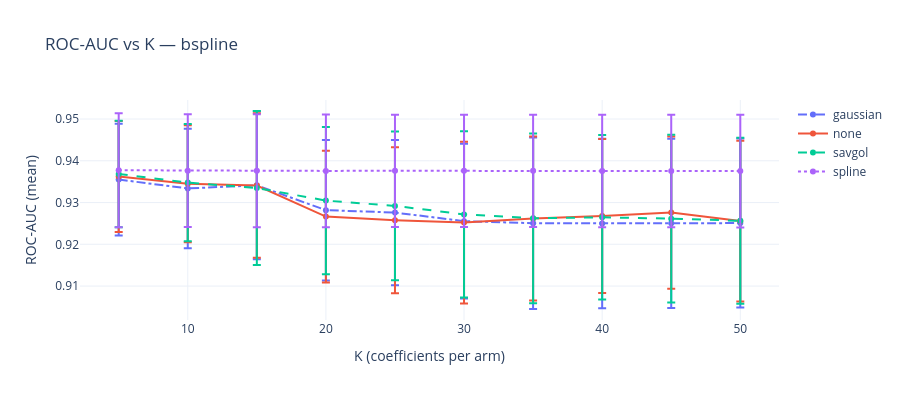
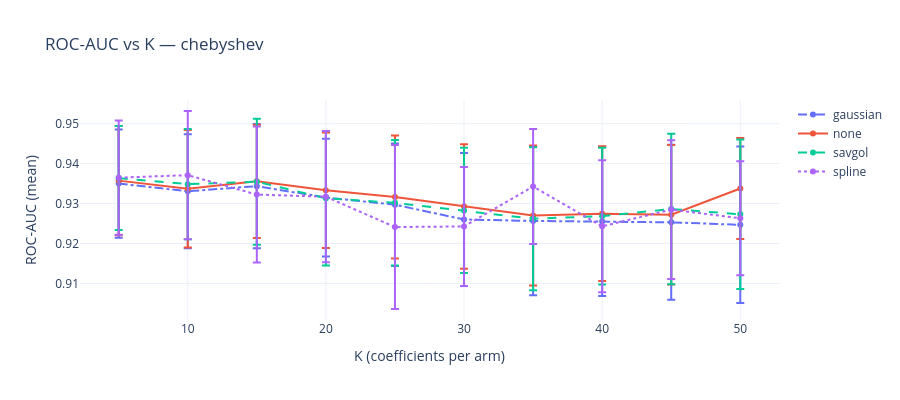
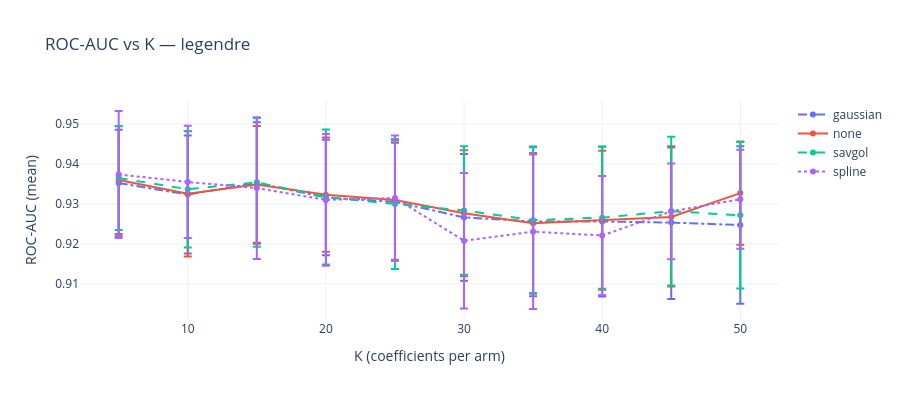

These figures' notebook cell, in order:
### Markdown cell above
## ROC-AUC vs K -- one panel per basis

### Code cell
for basis in bases:
    sub = summary[summary["basis"] == basis].sort_values("n_coeffs_per_arm")
    fig = go.Figure()
    for smoothing, grp in sub.groupby("smoothing"):
        fig.add_trace(go.Scatter(
            x=grp["n_coeffs_per_arm"], y=grp["roc_auc_mean"],
            error_y=dict(type="data", array=grp["roc_auc_std"].values, visible=True),
            mode="lines+markers",
            name=smoothing,
            line=dict(dash=PLOT_LINESTYLES.get(smoothing, "solid")),
        ))
    fig.update_layout(
        title=f"ROC-AUC vs K — {basis}",
        xaxis_title="K (coefficients per arm)",
        yaxis_title="ROC-AUC (mean)",
        height=400,
        template="plotly_white",
    )
    fig.show()

### Figure 1 — Plotly figure (JSON) as saved in the notebook; plotly's stock layout.template omitted (floating-point values rounded to 4 significant figures)
{"data": [{"error_y": {"array": [0.01338, 0.0143, 0.0177, 0.01682, 0.01739, 0.01854, 0.02054, 0.02027, 0.02025, 0.02022], "type": "data", "visible": true}, "line": {"dash": "dashdot"}, "mode": "lines+markers", "name": "gaussian", "type": "scatter", "x": [5, 10, 15, 20, 25, 30, 35, 40, 45, 50], "y": [0.9355, 0.9334, 0.9341, 0.9282, 0.9276, 0.9255, 0.9251, 0.925, 0.925, 0.9251]}, {"error_y": {"array": [0.01328, 0.01399, 0.01728, 0.01575, 0.01749, 0.01938, 0.01963, 0.01843, 0.01821, 0.01924], "type": "data", "visible": true}, "line": {"dash": "solid"}, "mode": "lines+markers", "name": "none", "type": "scatter", "x": [5, 10, 15, 20, 25, 30, 35, 40, 45, 50], "y": [0.9363, 0.9345, 0.9341, 0.9266, 0.9257, 0.9252, 0.9262, 0.9268, 0.9276, 0.9256]}, {"error_y": {"array": [0.01274, 0.01406, 0.01843, 0.01761, 0.0178, 0.01991, 0.02033, 0.01968, 0.02009, 0.01989], "type": "data", "visible": true}, "line": {"dash": "dash"}, "mode": "lines+markers", "name": "savgol", "type": "scatter", "x": [5, 10, 15, 20, 25, 30, 35, 40, 45, 50], "y": [0.9368, 0.9348, 0.9335, 0.9305, 0.9292, 0.9272, 0.9262, 0.9265, 0.9261, 0.9256]}, {"error_y": {"array": [0.01367, 0.01348, 0.01352, 0.01348, 0.01344, 0.01344, 0.01345, 0.01348, 0.01348, 0.01347], "type": "data", "visible": true}, "line": {"dash": "dot"}, "mode": "lines+markers", "name": "spline", "type": "scatter", "x": [5, 10, 15, 20, 25, 30, 35, 40, 45, 50], "y": [0.9377, 0.9376, 0.9376, 0.9376, 0.9376, 0.9376, 0.9376, 0.9376, 0.9375, 0.9375]}], "layout": {"height": 400, "title": {"text": "ROC-AUC vs K — bspline"}, "xaxis": {"title": {"text": "K (coefficients per arm)"}}, "yaxis": {"title": {"text": "ROC-AUC (mean)"}}}}

### Figure 2 — Plotly figure (JSON) as saved in the notebook; plotly's stock layout.template omitted (floating-point values rounded to 4 significant figures)
{"data": [{"error_y": {"array": [0.01353, 0.01426, 0.01557, 0.01472, 0.01534, 0.01662, 0.01857, 0.01869, 0.0194, 0.0196], "type": "data", "visible": true}, "line": {"dash": "dashdot"}, "mode": "lines+markers", "name": "gaussian", "type": "scatter", "x": [5, 10, 15, 20, 25, 30, 35, 40, 45, 50], "y": [0.935, 0.9331, 0.9343, 0.9315, 0.9297, 0.926, 0.9256, 0.9255, 0.9253, 0.9247]}, {"error_y": {"array": [0.01366, 0.01469, 0.01417, 0.01447, 0.01538, 0.01559, 0.01749, 0.01686, 0.01748, 0.01263], "type": "data", "visible": true}, "line": {"dash": "solid"}, "mode": "lines+markers", "name": "none", "type": "scatter", "x": [5, 10, 15, 20, 25, 30, 35, 40, 45, 50], "y": [0.9357, 0.9337, 0.9355, 0.9333, 0.9316, 0.9293, 0.927, 0.9274, 0.9272, 0.9338]}, {"error_y": {"array": [0.01301, 0.0138, 0.01579, 0.01681, 0.01571, 0.01566, 0.01789, 0.01711, 0.01881, 0.01872], "type": "data", "visible": true}, "line": {"dash": "dash"}, "mode": "lines+markers", "name": "savgol", "type": "scatter", "x": [5, 10, 15, 20, 25, 30, 35, 40, 45, 50], "y": [0.9364, 0.9348, 0.9355, 0.9313, 0.9302, 0.9283, 0.9262, 0.9268, 0.9286, 0.9273]}, {"error_y": {"array": [0.01431, 0.01606, 0.01701, 0.01642, 0.02051, 0.01487, 0.01439, 0.01651, 0.01735, 0.01427], "type": "data", "visible": true}, "line": {"dash": "dot"}, "mode": "lines+markers", "name": "spline", "type": "scatter", "x": [5, 10, 15, 20, 25, 30, 35, 40, 45, 50], "y": [0.9365, 0.9371, 0.9322, 0.9317, 0.9241, 0.9243, 0.9343, 0.9243, 0.9285, 0.9263]}], "layout": {"height": 400, "title": {"text": "ROC-AUC vs K — chebyshev"}, "xaxis": {"title": {"text": "K (coefficients per arm)"}}, "yaxis": {"title": {"text": "ROC-AUC (mean)"}}}}

### Figure 3 — Plotly figure (JSON) as saved in the notebook; plotly's stock layout.template omitted (floating-point values rounded to 4 significant figures)
{"data": [{"error_y": {"array": [0.01329, 0.01476, 0.01518, 0.01444, 0.01476, 0.01584, 0.01875, 0.01874, 0.0191, 0.01971], "type": "data", "visible": true}, "line": {"dash": "dashdot"}, "mode": "lines+markers", "name": "gaussian", "type": "scatter", "x": [5, 10, 15, 20, 25, 30, 35, 40, 45, 50], "y": [0.9352, 0.9323, 0.9352, 0.9316, 0.9305, 0.9266, 0.9256, 0.9256, 0.9253, 0.9247]}, {"error_y": {"array": [0.01346, 0.01566, 0.0146, 0.01428, 0.01492, 0.01574, 0.0176, 0.01736, 0.0174, 0.01292], "type": "data", "visible": true}, "line": {"dash": "solid"}, "mode": "lines+markers", "name": "none", "type": "scatter", "x": [5, 10, 15, 20, 25, 30, 35, 40, 45, 50], "y": [0.9359, 0.9325, 0.9349, 0.9323, 0.9309, 0.9277, 0.9252, 0.9259, 0.9267, 0.9327]}, {"error_y": {"array": [0.01301, 0.01456, 0.01611, 0.01688, 0.01625, 0.01607, 0.0182, 0.01775, 0.0186, 0.01831], "type": "data", "visible": true}, "line": {"dash": "dash"}, "mode": "lines+markers", "name": "savgol", "type": "scatter", "x": [5, 10, 15, 20, 25, 30, 35, 40, 45, 50], "y": [0.9365, 0.9337, 0.9354, 0.9317, 0.93, 0.9284, 0.9259, 0.9266, 0.9282, 0.9271]}, {"error_y": {"array": [0.01586, 0.01401, 0.01771, 0.01645, 0.01564, 0.01692, 0.01933, 0.01488, 0.01199, 0.01238], "type": "data", "visible": true}, "line": {"dash": "dot"}, "mode": "lines+markers", "name": "spline", "type": "scatter", "x": [5, 10, 15, 20, 25, 30, 35, 40, 45, 50], "y": [0.9374, 0.9355, 0.934, 0.931, 0.9315, 0.9208, 0.923, 0.9221, 0.9281, 0.9312]}], "layout": {"height": 400, "title": {"text": "ROC-AUC vs K — legendre"}, "xaxis": {"title": {"text": "K (coefficients per arm)"}}, "yaxis": {"title": {"text": "ROC-AUC (mean)"}}}}
